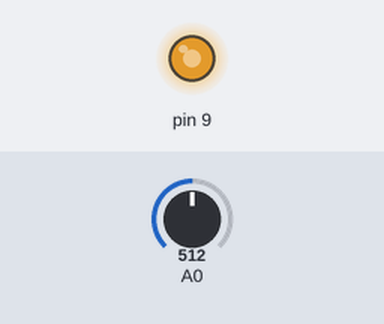
A sketch run on a simulated Arduino Uno, built with avr-gcc and run on an emulated ATmega328P. Shown: output pins drawn as LEDs (lit = HIGH). The inputs (shaded band) are chosen by the test bench; at power-on: A0 = 512.

Above: at 1.2 s.
1.3 s: A0 set to 0
Timing chart, 0 to 4.3 s (numbered marks = the images above; inputs shaded):
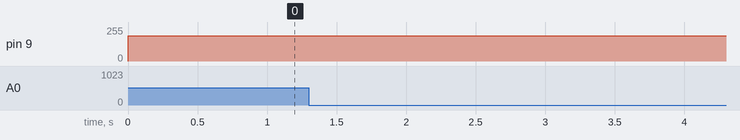

The sketch:

sketch_apr05b.ino
```cpp
#define BUZZER_CLOCK 16000000/8

uint8_t analog8(uint8_t ch) {
  ADMUX  &= 0xF0;
  ADMUX  |= ch;
  ADCSRA |= (1 << ADSC);
  while (ADCSRA & (1 << ADSC));
  return ADCH;
}

void analog_init() {
   ADCSRA |= (1 << ADEN);
   ADMUX  |= (1 << REFS0);
   ADMUX  |= (1 << ADLAR);
   ADCSRA |= (1 << ADSC);
}

void timer_init(void) {
   asm(" sbi 0x04, 1 "); // Use PWM pin 9
   TCCR1A = (1 << COM1A1) | (1 << WGM11);
   TCCR1B = (1 << WGM13)  | (1 << WGM12)  | (1 << CS11);
}

void tone(uint16_t freq) {
   ICR1 = BUZZER_CLOCK/freq;
   OCR1A = ICR1*3/4;
}

void setup() {
  analog_init();
  timer_init();
}

void loop() {
  int pot = analog8(0);
  int freq = 200 + pot*7;
  tone(freq);
  //delay(2);
}
```
